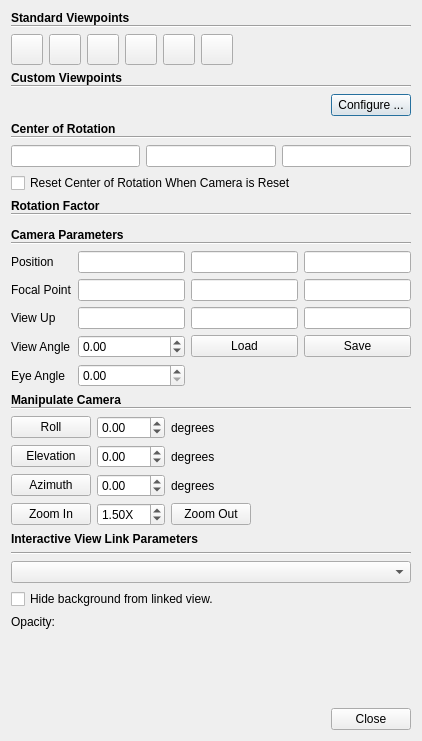
<?xml version="1.0" encoding="UTF-8"?>
<ui version="4.0">
 <class>pqCameraDialog</class>
 <widget class="QDialog" name="pqCameraDialog">
  <property name="windowModality">
   <enum>Qt::NonModal</enum>
  </property>
  <property name="geometry">
   <rect>
    <x>0</x>
    <y>0</y>
    <width>422</width>
    <height>741</height>
   </rect>
  </property>
  <property name="sizePolicy">
   <sizepolicy hsizetype="Preferred" vsizetype="MinimumExpanding">
    <horstretch>0</horstretch>
    <verstretch>0</verstretch>
   </sizepolicy>
  </property>
  <property name="windowTitle">
   <string>Adjusting Camera</string>
  </property>
  <layout class="QVBoxLayout" name="verticalLayout_3">
   <item>
    <widget class="QScrollArea" name="scrollArea">
     <property name="frameShape">
      <enum>QFrame::NoFrame</enum>
     </property>
     <property name="widgetResizable">
      <bool>true</bool>
     </property>
     <widget class="QWidget" name="scrollAreaWidgetContents_2">
      <property name="geometry">
       <rect>
        <x>0</x>
        <y>-11</y>
        <width>390</width>
        <height>704</height>
       </rect>
      </property>
      <layout class="QVBoxLayout" name="verticalLayout">
       <property name="leftMargin">
        <number>0</number>
       </property>
       <property name="topMargin">
        <number>0</number>
       </property>
       <property name="rightMargin">
        <number>0</number>
       </property>
       <property name="bottomMargin">
        <number>0</number>
       </property>
       <item>
        <layout class="QVBoxLayout" name="verticalLayout_4">
         <property name="spacing">
          <number>0</number>
         </property>
         <property name="sizeConstraint">
          <enum>QLayout::SetMinimumSize</enum>
         </property>
         <item>
          <widget class="QLabel" name="label">
           <property name="sizePolicy">
            <sizepolicy hsizetype="Preferred" vsizetype="Minimum">
             <horstretch>0</horstretch>
             <verstretch>0</verstretch>
            </sizepolicy>
           </property>
           <property name="font">
            <font>
             <weight>75</weight>
             <bold>true</bold>
            </font>
           </property>
           <property name="text">
            <string>Standard Viewpoints</string>
           </property>
          </widget>
         </item>
         <item>
          <widget class="Line" name="line">
           <property name="sizePolicy">
            <sizepolicy hsizetype="Minimum" vsizetype="Minimum">
             <horstretch>0</horstretch>
             <verstretch>0</verstretch>
            </sizepolicy>
           </property>
           <property name="orientation">
            <enum>Qt::Horizontal</enum>
           </property>
          </widget>
         </item>
        </layout>
       </item>
       <item>
        <layout class="QHBoxLayout" name="horizontalLayout_3">
         <item>
          <widget class="QToolButton" name="viewXPlus">
           <property name="toolTip">
            <string>Looking down X axis from (1, 0, 0)</string>
           </property>
           <property name="text">
            <string/>
           </property>
           <property name="icon">
            <iconset resource="../pqComponents.qrc">
             <normaloff>:/pqWidgets/Icons/pqXPlus24.png</normaloff>:/pqWidgets/Icons/pqXPlus24.png</iconset>
           </property>
           <property name="iconSize">
            <size>
             <width>24</width>
             <height>24</height>
            </size>
           </property>
          </widget>
         </item>
         <item>
          <widget class="QToolButton" name="viewXMinus">
           <property name="toolTip">
            <string>Looking down X axis from (-1, 0, 0)</string>
           </property>
           <property name="text">
            <string/>
           </property>
           <property name="icon">
            <iconset resource="../pqComponents.qrc">
             <normaloff>:/pqWidgets/Icons/pqXMinus24.png</normaloff>:/pqWidgets/Icons/pqXMinus24.png</iconset>
           </property>
           <property name="iconSize">
            <size>
             <width>24</width>
             <height>24</height>
            </size>
           </property>
          </widget>
         </item>
         <item>
          <widget class="QToolButton" name="viewYPlus">
           <property name="toolTip">
            <string>Looking down Y axis from (0, 1, 0)</string>
           </property>
           <property name="text">
            <string/>
           </property>
           <property name="icon">
            <iconset resource="../pqComponents.qrc">
             <normaloff>:/pqWidgets/Icons/pqYPlus24.png</normaloff>:/pqWidgets/Icons/pqYPlus24.png</iconset>
           </property>
           <property name="iconSize">
            <size>
             <width>24</width>
             <height>24</height>
            </size>
           </property>
          </widget>
         </item>
         <item>
          <widget class="QToolButton" name="viewYMinus">
           <property name="toolTip">
            <string>Looking down Y axis from (0, -1, 0)</string>
           </property>
           <property name="text">
            <string/>
           </property>
           <property name="icon">
            <iconset resource="../pqComponents.qrc">
             <normaloff>:/pqWidgets/Icons/pqYMinus24.png</normaloff>:/pqWidgets/Icons/pqYMinus24.png</iconset>
           </property>
           <property name="iconSize">
            <size>
             <width>24</width>
             <height>24</height>
            </size>
           </property>
          </widget>
         </item>
         <item>
          <widget class="QToolButton" name="viewZPlus">
           <property name="toolTip">
            <string>Looking down X axis from (0, 0, 1)</string>
           </property>
           <property name="text">
            <string/>
           </property>
           <property name="icon">
            <iconset resource="../pqComponents.qrc">
             <normaloff>:/pqWidgets/Icons/pqZPlus24.png</normaloff>:/pqWidgets/Icons/pqZPlus24.png</iconset>
           </property>
           <property name="iconSize">
            <size>
             <width>24</width>
             <height>24</height>
            </size>
           </property>
          </widget>
         </item>
         <item>
          <widget class="QToolButton" name="viewZMinus">
           <property name="toolTip">
            <string>Looking down Z axis from (0, 0, -1)</string>
           </property>
           <property name="text">
            <string/>
           </property>
           <property name="icon">
            <iconset resource="../pqComponents.qrc">
             <normaloff>:/pqWidgets/Icons/pqZMinus24.png</normaloff>:/pqWidgets/Icons/pqZMinus24.png</iconset>
           </property>
           <property name="iconSize">
            <size>
             <width>24</width>
             <height>24</height>
            </size>
           </property>
          </widget>
         </item>
         <item>
          <spacer name="spacer">
           <property name="orientation">
            <enum>Qt::Horizontal</enum>
           </property>
           <property name="sizeHint" stdset="0">
            <size>
             <width>0</width>
             <height>20</height>
            </size>
           </property>
          </spacer>
         </item>
        </layout>
       </item>
       <item>
        <layout class="QVBoxLayout" name="verticalLayout_5">
         <property name="spacing">
          <number>0</number>
         </property>
         <property name="sizeConstraint">
          <enum>QLayout::SetMinimumSize</enum>
         </property>
         <item>
          <widget class="QLabel" name="label_2">
           <property name="sizePolicy">
            <sizepolicy hsizetype="Preferred" vsizetype="Minimum">
             <horstretch>0</horstretch>
             <verstretch>0</verstretch>
            </sizepolicy>
           </property>
           <property name="font">
            <font>
             <weight>75</weight>
             <bold>true</bold>
            </font>
           </property>
           <property name="text">
            <string>Custom Viewpoints</string>
           </property>
          </widget>
         </item>
         <item>
          <widget class="Line" name="line_2">
           <property name="sizePolicy">
            <sizepolicy hsizetype="Minimum" vsizetype="Minimum">
             <horstretch>0</horstretch>
             <verstretch>0</verstretch>
            </sizepolicy>
           </property>
           <property name="orientation">
            <enum>Qt::Horizontal</enum>
           </property>
          </widget>
         </item>
        </layout>
       </item>
       <item>
        <layout class="QHBoxLayout" name="horizontalLayout_4" stretch="1,0,0">
         <item>
          <layout class="QGridLayout" name="customViewpointGridLayout"/>
         </item>
         <item>
          <spacer name="horizontalSpacer_2">
           <property name="orientation">
            <enum>Qt::Horizontal</enum>
           </property>
           <property name="sizeHint" stdset="0">
            <size>
             <width>49</width>
             <height>20</height>
            </size>
           </property>
          </spacer>
         </item>
         <item>
          <widget class="QPushButton" name="configureCustomViewpoints">
           <property name="toolTip">
            <string>Configure custom viewpoint buttons.</string>
           </property>
           <property name="text">
            <string>Configure ...</string>
           </property>
          </widget>
         </item>
        </layout>
       </item>
       <item>
        <layout class="QVBoxLayout" name="verticalLayout_6">
         <property name="spacing">
          <number>0</number>
         </property>
         <property name="sizeConstraint">
          <enum>QLayout::SetMinimumSize</enum>
         </property>
         <item>
          <widget class="QLabel" name="label_3">
           <property name="sizePolicy">
            <sizepolicy hsizetype="Preferred" vsizetype="Minimum">
             <horstretch>0</horstretch>
             <verstretch>0</verstretch>
            </sizepolicy>
           </property>
           <property name="font">
            <font>
             <weight>75</weight>
             <bold>true</bold>
            </font>
           </property>
           <property name="text">
            <string>Center of Rotation</string>
           </property>
          </widget>
         </item>
         <item>
          <widget class="Line" name="line_3">
           <property name="sizePolicy">
            <sizepolicy hsizetype="Minimum" vsizetype="Minimum">
             <horstretch>0</horstretch>
             <verstretch>0</verstretch>
            </sizepolicy>
           </property>
           <property name="orientation">
            <enum>Qt::Horizontal</enum>
           </property>
          </widget>
         </item>
        </layout>
       </item>
       <item>
        <layout class="QHBoxLayout" name="horizontalLayout_5">
         <item>
          <widget class="pqDoubleLineEdit" name="CenterX"/>
         </item>
         <item>
          <widget class="pqDoubleLineEdit" name="CenterY"/>
         </item>
         <item>
          <widget class="pqDoubleLineEdit" name="CenterZ"/>
         </item>
        </layout>
       </item>
       <item>
        <widget class="QCheckBox" name="AutoResetCenterOfRotation">
         <property name="toolTip">
          <string>Reset center of rotation when camera is reset.</string>
         </property>
         <property name="text">
          <string>Reset Center of Rotation When Camera is Reset</string>
         </property>
        </widget>
       </item>
       <item>
        <layout class="QVBoxLayout" name="verticalLayout_7">
         <property name="spacing">
          <number>0</number>
         </property>
         <property name="sizeConstraint">
          <enum>QLayout::SetMinimumSize</enum>
         </property>
         <item>
          <widget class="QLabel" name="label_4">
           <property name="sizePolicy">
            <sizepolicy hsizetype="Preferred" vsizetype="Minimum">
             <horstretch>0</horstretch>
             <verstretch>0</verstretch>
            </sizepolicy>
           </property>
           <property name="font">
            <font>
             <weight>75</weight>
             <bold>true</bold>
            </font>
           </property>
           <property name="text">
            <string>Rotation Factor</string>
           </property>
          </widget>
         </item>
         <item>
          <widget class="Line" name="line_4">
           <property name="sizePolicy">
            <sizepolicy hsizetype="Minimum" vsizetype="Minimum">
             <horstretch>0</horstretch>
             <verstretch>0</verstretch>
            </sizepolicy>
           </property>
           <property name="orientation">
            <enum>Qt::Horizontal</enum>
           </property>
          </widget>
         </item>
        </layout>
       </item>
       <item>
        <widget class="pqDoubleRangeWidget" name="rotationFactor" native="true">
         <property name="toolTip">
          <string>Define the rotation speed factor.</string>
         </property>
         <property name="StrictRange" stdset="0">
          <bool>true</bool>
         </property>
        </widget>
       </item>
       <item>
        <layout class="QVBoxLayout" name="verticalLayout_8">
         <property name="spacing">
          <number>0</number>
         </property>
         <property name="sizeConstraint">
          <enum>QLayout::SetMinimumSize</enum>
         </property>
         <item>
          <widget class="QLabel" name="label_5">
           <property name="sizePolicy">
            <sizepolicy hsizetype="Preferred" vsizetype="Minimum">
             <horstretch>0</horstretch>
             <verstretch>0</verstretch>
            </sizepolicy>
           </property>
           <property name="font">
            <font>
             <weight>75</weight>
             <bold>true</bold>
            </font>
           </property>
           <property name="text">
            <string>Camera Parameters</string>
           </property>
          </widget>
         </item>
         <item>
          <widget class="Line" name="line_5">
           <property name="sizePolicy">
            <sizepolicy hsizetype="Minimum" vsizetype="Minimum">
             <horstretch>0</horstretch>
             <verstretch>0</verstretch>
            </sizepolicy>
           </property>
           <property name="orientation">
            <enum>Qt::Horizontal</enum>
           </property>
          </widget>
         </item>
        </layout>
       </item>
       <item>
        <layout class="QGridLayout" name="gridLayout">
         <item row="0" column="0">
          <widget class="QLabel" name="label_22">
           <property name="text">
            <string>Position</string>
           </property>
          </widget>
         </item>
         <item row="0" column="1">
          <widget class="pqDoubleLineEdit" name="position0"/>
         </item>
         <item row="0" column="2">
          <widget class="pqDoubleLineEdit" name="position1"/>
         </item>
         <item row="0" column="3">
          <widget class="pqDoubleLineEdit" name="position2"/>
         </item>
         <item row="1" column="0">
          <widget class="QLabel" name="label_17">
           <property name="text">
            <string>Focal Point</string>
           </property>
          </widget>
         </item>
         <item row="1" column="1">
          <widget class="pqDoubleLineEdit" name="focalPoint0"/>
         </item>
         <item row="1" column="2">
          <widget class="pqDoubleLineEdit" name="focalPoint1"/>
         </item>
         <item row="1" column="3">
          <widget class="pqDoubleLineEdit" name="focalPoint2"/>
         </item>
         <item row="2" column="0">
          <widget class="QLabel" name="label_14">
           <property name="text">
            <string>View Up</string>
           </property>
          </widget>
         </item>
         <item row="2" column="1">
          <widget class="pqDoubleLineEdit" name="viewUp0"/>
         </item>
         <item row="2" column="2">
          <widget class="pqDoubleLineEdit" name="viewUp1"/>
         </item>
         <item row="2" column="3">
          <widget class="pqDoubleLineEdit" name="viewUp2"/>
         </item>
         <item row="3" column="0">
          <widget class="QLabel" name="label_23">
           <property name="text">
            <string>View Angle</string>
           </property>
          </widget>
         </item>
         <item row="3" column="1">
          <widget class="QDoubleSpinBox" name="viewAngle">
           <property name="minimum">
            <double>-360.000000000000000</double>
           </property>
           <property name="maximum">
            <double>360.000000000000000</double>
           </property>
          </widget>
         </item>
         <item row="3" column="2">
          <widget class="QPushButton" name="loadCameraConfiguration">
           <property name="toolTip">
            <string>Load camera properties.</string>
           </property>
           <property name="text">
            <string>Load</string>
           </property>
          </widget>
         </item>
         <item row="3" column="3">
          <widget class="QPushButton" name="saveCameraConfiguration">
           <property name="toolTip">
            <string>Save camera properties.</string>
           </property>
           <property name="text">
            <string>Save</string>
           </property>
          </widget>
         </item>
         <item row="4" column="0">
          <widget class="QLabel" name="label_8">
           <property name="text">
            <string>Eye Angle</string>
           </property>
          </widget>
         </item>
         <item row="4" column="1">
          <widget class="QDoubleSpinBox" name="eyeAngle">
           <property name="toolTip">
            <string>The separation between eyes (in degrees). This is used when rendering in stereo mode.</string>
           </property>
          </widget>
         </item>
        </layout>
       </item>
       <item>
        <layout class="QVBoxLayout" name="verticalLayout_9">
         <property name="spacing">
          <number>0</number>
         </property>
         <property name="sizeConstraint">
          <enum>QLayout::SetMinimumSize</enum>
         </property>
         <item>
          <widget class="QLabel" name="label_6">
           <property name="sizePolicy">
            <sizepolicy hsizetype="Preferred" vsizetype="Minimum">
             <horstretch>0</horstretch>
             <verstretch>0</verstretch>
            </sizepolicy>
           </property>
           <property name="font">
            <font>
             <weight>75</weight>
             <bold>true</bold>
            </font>
           </property>
           <property name="text">
            <string>Manipulate Camera</string>
           </property>
          </widget>
         </item>
         <item>
          <widget class="Line" name="line_6">
           <property name="sizePolicy">
            <sizepolicy hsizetype="Minimum" vsizetype="Minimum">
             <horstretch>0</horstretch>
             <verstretch>0</verstretch>
            </sizepolicy>
           </property>
           <property name="orientation">
            <enum>Qt::Horizontal</enum>
           </property>
          </widget>
         </item>
        </layout>
       </item>
       <item>
        <layout class="QGridLayout" name="gridLayout_2">
         <item row="0" column="0">
          <widget class="QPushButton" name="rollButton">
           <property name="toolTip">
            <string>Rotate around vertical axis</string>
           </property>
           <property name="text">
            <string>Roll</string>
           </property>
           <property name="icon">
            <iconset>
             <normaloff>.</normaloff>.</iconset>
           </property>
           <property name="iconSize">
            <size>
             <width>24</width>
             <height>24</height>
            </size>
           </property>
          </widget>
         </item>
         <item row="0" column="1">
          <widget class="QDoubleSpinBox" name="rollAngle">
           <property name="minimum">
            <double>-360.000000000000000</double>
           </property>
           <property name="maximum">
            <double>360.000000000000000</double>
           </property>
          </widget>
         </item>
         <item row="0" column="2">
          <widget class="QLabel" name="label_20">
           <property name="sizePolicy">
            <sizepolicy hsizetype="MinimumExpanding" vsizetype="Preferred">
             <horstretch>0</horstretch>
             <verstretch>0</verstretch>
            </sizepolicy>
           </property>
           <property name="toolTip">
            <string>Apply a manipulation to the current camera using the buttons on the left.</string>
           </property>
           <property name="text">
            <string>degrees</string>
           </property>
          </widget>
         </item>
         <item row="1" column="0">
          <widget class="QPushButton" name="elevationButton">
           <property name="toolTip">
            <string>Rotate around horizontal axis</string>
           </property>
           <property name="text">
            <string>Elevation</string>
           </property>
           <property name="icon">
            <iconset>
             <normaloff>.</normaloff>.</iconset>
           </property>
           <property name="iconSize">
            <size>
             <width>24</width>
             <height>24</height>
            </size>
           </property>
          </widget>
         </item>
         <item row="1" column="1">
          <widget class="QDoubleSpinBox" name="elevationAngle">
           <property name="minimum">
            <double>-360.000000000000000</double>
           </property>
           <property name="maximum">
            <double>360.000000000000000</double>
           </property>
          </widget>
         </item>
         <item row="1" column="2">
          <widget class="QLabel" name="label_21">
           <property name="sizePolicy">
            <sizepolicy hsizetype="MinimumExpanding" vsizetype="Preferred">
             <horstretch>0</horstretch>
             <verstretch>0</verstretch>
            </sizepolicy>
           </property>
           <property name="text">
            <string>degrees</string>
           </property>
          </widget>
         </item>
         <item row="2" column="0">
          <widget class="QPushButton" name="azimuthButton">
           <property name="toolTip">
            <string>Rotate around center of screen</string>
           </property>
           <property name="text">
            <string>Azimuth</string>
           </property>
           <property name="icon">
            <iconset>
             <normaloff>.</normaloff>.</iconset>
           </property>
           <property name="iconSize">
            <size>
             <width>24</width>
             <height>24</height>
            </size>
           </property>
          </widget>
         </item>
         <item row="2" column="1">
          <widget class="QDoubleSpinBox" name="azimuthAngle">
           <property name="minimum">
            <double>-360.000000000000000</double>
           </property>
           <property name="maximum">
            <double>360.000000000000000</double>
           </property>
          </widget>
         </item>
         <item row="2" column="2">
          <widget class="QLabel" name="label_16">
           <property name="sizePolicy">
            <sizepolicy hsizetype="MinimumExpanding" vsizetype="Preferred">
             <horstretch>0</horstretch>
             <verstretch>0</verstretch>
            </sizepolicy>
           </property>
           <property name="text">
            <string>degrees</string>
           </property>
          </widget>
         </item>
         <item row="3" column="0">
          <widget class="QPushButton" name="zoomInButton">
           <property name="toolTip">
            <string>Decrease view angle</string>
           </property>
           <property name="text">
            <string>Zoom In</string>
           </property>
           <property name="icon">
            <iconset>
             <normaloff>.</normaloff>.</iconset>
           </property>
           <property name="iconSize">
            <size>
             <width>24</width>
             <height>24</height>
            </size>
           </property>
          </widget>
         </item>
         <item row="3" column="1">
          <widget class="QDoubleSpinBox" name="zoomFactor">
           <property name="suffix">
            <string>X</string>
           </property>
           <property name="decimals">
            <number>2</number>
           </property>
           <property name="minimum">
            <double>1.000000000000000</double>
           </property>
           <property name="maximum">
            <double>10.000000000000000</double>
           </property>
           <property name="singleStep">
            <double>0.100000000000000</double>
           </property>
           <property name="value">
            <double>1.500000000000000</double>
           </property>
          </widget>
         </item>
         <item row="3" column="2">
          <widget class="QPushButton" name="zoomOutButton">
           <property name="sizePolicy">
            <sizepolicy hsizetype="Fixed" vsizetype="Fixed">
             <horstretch>0</horstretch>
             <verstretch>0</verstretch>
            </sizepolicy>
           </property>
           <property name="toolTip">
            <string>Increase view angle</string>
           </property>
           <property name="text">
            <string>Zoom Out</string>
           </property>
           <property name="icon">
            <iconset>
             <normaloff>.</normaloff>.</iconset>
           </property>
           <property name="iconSize">
            <size>
             <width>24</width>
             <height>24</height>
            </size>
           </property>
          </widget>
         </item>
        </layout>
       </item>
       <item>
        <widget class="QLabel" name="label_7">
         <property name="sizePolicy">
          <sizepolicy hsizetype="Preferred" vsizetype="Minimum">
           <horstretch>0</horstretch>
           <verstretch>0</verstretch>
          </sizepolicy>
         </property>
         <property name="font">
          <font>
           <weight>75</weight>
           <bold>true</bold>
          </font>
         </property>
         <property name="text">
          <string>Interactive View Link Parameters</string>
         </property>
        </widget>
       </item>
       <item>
        <widget class="Line" name="line_7">
         <property name="sizePolicy">
          <sizepolicy hsizetype="Minimum" vsizetype="Minimum">
           <horstretch>0</horstretch>
           <verstretch>0</verstretch>
          </sizepolicy>
         </property>
         <property name="orientation">
          <enum>Qt::Horizontal</enum>
         </property>
        </widget>
       </item>
       <item>
        <layout class="QGridLayout" name="gridLayout_3" columnstretch="0,1">
         <item row="1" column="0" colspan="2">
          <widget class="QCheckBox" name="interactiveViewLinkBackground">
           <property name="toolTip">
            <string>Hide background from linked view.</string>
           </property>
           <property name="text">
            <string>Hide background from linked view.</string>
           </property>
          </widget>
         </item>
         <item row="2" column="0">
          <widget class="QLabel" name="label_InteractiveViewLinkOpacity">
           <property name="text">
            <string>Opacity:</string>
           </property>
          </widget>
         </item>
         <item row="2" column="1">
          <widget class="pqDoubleRangeWidget" name="interactiveViewLinkOpacity" native="true">
           <property name="toolTip">
            <string>Define the view link opacity.</string>
           </property>
           <property name="StrictRange" stdset="0">
            <bool>true</bool>
           </property>
          </widget>
         </item>
         <item row="0" column="0" colspan="2">
          <widget class="QComboBox" name="interactiveViewLinkComboBox">
           <property name="toolTip">
            <string>Select Interactive View Link to manage.</string>
           </property>
          </widget>
         </item>
        </layout>
       </item>
       <item>
        <spacer name="verticalSpacer">
         <property name="orientation">
          <enum>Qt::Vertical</enum>
         </property>
         <property name="sizeHint" stdset="0">
          <size>
           <width>20</width>
           <height>0</height>
          </size>
         </property>
        </spacer>
       </item>
      </layout>
     </widget>
    </widget>
   </item>
   <item>
    <widget class="QDialogButtonBox" name="buttonBox">
     <property name="standardButtons">
      <set>QDialogButtonBox::Close</set>
     </property>
    </widget>
   </item>
  </layout>
 </widget>
 <customwidgets>
  <customwidget>
   <class>pqDoubleRangeWidget</class>
   <extends>QWidget</extends>
   <header>pqDoubleRangeWidget.h</header>
   <container>1</container>
  </customwidget>
  <customwidget>
   <class>pqDoubleLineEdit</class>
   <extends>QLineEdit</extends>
   <header>pqDoubleLineEdit.h</header>
  </customwidget>
 </customwidgets>
 <tabstops>
  <tabstop>CenterX</tabstop>
  <tabstop>CenterY</tabstop>
  <tabstop>CenterZ</tabstop>
  <tabstop>AutoResetCenterOfRotation</tabstop>
 </tabstops>
 <resources>
  <include location="../pqComponents.qrc"/>
 </resources>
 <connections>
  <connection>
   <sender>buttonBox</sender>
   <signal>rejected()</signal>
   <receiver>pqCameraDialog</receiver>
   <slot>close()</slot>
   <hints>
    <hint type="sourcelabel">
     <x>264</x>
     <y>727</y>
    </hint>
    <hint type="destinationlabel">
     <x>264</x>
     <y>388</y>
    </hint>
   </hints>
  </connection>
 </connections>
</ui>
